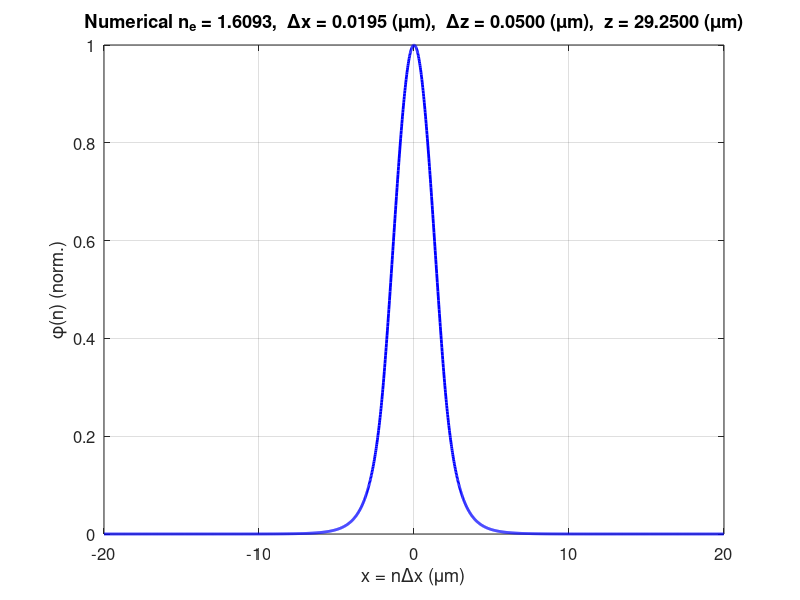

MATLAB code to generate this figure: (Note: this script raises an error after producing the figure.)
%% BPM_distributed_index.m
% Problem 2: Scalar imaginary-distance BPM for a slab waveguide with a
% distributed (graded) refractive index profile:
%
%   n(x) = n0,                              x < -a
%   n(x) = (n1-n0)*sqrt(a^2-x^2)/(1 um) + n0,   -a <= x <= +a
%   n(x) = n0,                              x > +a
%
% Parameters: n1=1.60, n0=1.58, a=2 um, lambda=1.55 um
%
% Method: imaginary-distance BPM with split-step Fourier (same as Prob 1).
%
% Imaginary-distance BPM equation (z -> j*zeta):
%
%   d(phi)/d(zeta) = [1/(2*k*n0)] * d^2(phi)/dx^2
%                  + [k/(2*n0)] * (Er(x) - n0^2) * phi
%
% Split-step propagators:
%   Diffraction (Fourier space): exp( -(kx^2)/(2*k*n0) * Dz )
%   Refraction  (real space):    exp( (k/(2*n0))*(Er(x)-n0^2) * Dz )
%
% Effective index extracted from variational formula (lecture notes p.4/11):
%   ne^2 = [ k^2*sum(Er*|phi|^2)*Dx - sum(|dphi/dx|^2)*Dx ]
%          / [ k^2 * sum(|phi|^2)*Dx ]

clear; clc; close all;

%% ===== Physical parameters =====
n1  = 1.60;        % peak core index
n0  = 1.58;        % cladding (reference) index
a   = 2.0;         % half-width [um]
lam = 1.55;        % free-space wavelength [um]
k   = 2*pi / lam;  % free-space wavenumber [1/um]

%% ===== Transverse grid =====
xmin = -20;  xmax = 20;      % [um]
N    = 2048;                  % number of points (even)
Dx   = (xmax - xmin) / N;    % [um]
x    = (-(N/2) : (N/2)-1) * Dx;   % centred grid [um]

%% ===== Refractive index profile =====
% n(x) as defined in the problem statement
n_profile = n0 * ones(1, N);                      % cladding default
inside     = (abs(x) <= a);
n_profile(inside) = (n1 - n0) * sqrt(a^2 - x(inside).^2) / 1.0 + n0;
%   NOTE: the "1 um" in the denominator keeps units consistent;
%   since x and a are already in um, sqrt(a^2-x^2) is in um,
%   dividing by 1 (um) makes the factor dimensionless.

Er = n_profile.^2;   % relative permittivity (= n^2)

%% ===== Fourier-space wavenumbers (DFT convention, centred) =====
m  = (-(N/2) : (N/2)-1);
kx = (2*pi * m) / (N * Dx);   % [1/um]

%% ===== Propagation parameters =====
Dz      = 0.05;       % imaginary-distance step [um]
z_max   = 800;        % max propagation [um]  (graded profile may need more)
n_steps = round(z_max / Dz);

%% ===== Pre-compute split-step propagator factors =====
% Diffraction: acts in Fourier space
prop_A = exp( -(kx.^2) / (2*k*n0) * Dz );   % real, 1xN

% Refraction: acts in real space
% Er - n0^2 >= 0 inside core (ensures convergence to guided mode)
prop_B = exp( (k / (2*n0)) * (Er - n0^2) * Dz );  % real, 1xN

%% ===== Initial condition =====
% Broad Gaussian — any smooth function works (lecture notes p.3/10)
sigma0 = a;
phi    = exp(-x.^2 / (2*sigma0^2));

%% ===== Imaginary-distance BPM loop =====
ne_prev = 0;
tol     = 1e-8;      % convergence threshold on ne between steps
ne_hist = nan(1, n_steps);

converged_step = n_steps;   % default if loop runs to end

for step = 1 : n_steps

    % --- Refraction step (real space) ---
    phi = prop_B .* phi;

    % --- Diffraction step (Fourier space) ---
    % Use centred FFT: fftshift/ifftshift to match DFT convention in notes
    PHI = fftshift( fft( ifftshift(phi) ) ) / N;
    PHI = prop_A .* PHI;
    phi = fftshift( ifft( ifftshift(PHI) ) ) * N;

    % Keep phi real (small imaginary parts accumulate from floating point)
    phi = real(phi);

    % --- Normalise to prevent overflow (arbitrary scale; ne is scale-free) ---
    phi = phi / max(abs(phi));

    % --- Compute ne using variational formula ---
    dphi_dx = gradient(phi, Dx);       % central difference
    num = k^2 * sum(Er .* phi.^2) * Dx  -  sum(dphi_dx.^2) * Dx;
    den = k^2 * sum(phi.^2) * Dx;
    ne2 = num / den;
    ne  = sqrt(max(real(ne2), 0));
    ne_hist(step) = ne;

    % --- Convergence check ---
    if step > 10 && abs(ne - ne_prev) < tol
        converged_step = step;
        fprintf('Converged at step %d,  z = %.2f um\n', step, step*Dz);
        break;
    end
    ne_prev = ne;
end

z_final = converged_step * Dz;

%% ===== Report =====
fprintf('\nNumerical  ne = %.4f\n', ne);
fprintf('Dx = %.4f um,  Dz = %.4f um,  z_final = %.4f um\n', Dx, Dz, z_final);

%% ===== Plot mode field =====
phi_norm = phi / max(abs(phi));   % normalise to maximum = 1

figure('Color','w', 'Position', [100 100 900 520]);

plot(x, phi_norm, 'b-', 'LineWidth', 2);

xlim([-20  20]);
ylim([ 0    1]);
xlabel('x = n\Deltax (\mum)',  'FontSize', 13);
ylabel('\phi(n) (norm.)',       'FontSize', 13);

title(sprintf(['Numerical n_e = %.4f,  \\Deltax = %.4f (\\mum),  ' ...
               '\\Deltaz = %.4f (\\mum),  z = %.4f (\\mum)'], ...
    ne, Dx, Dz, z_final), 'FontSize', 10);

grid on;
set(gca, 'FontSize', 12);

%% ===== Optional: overlay index profile on a second y-axis =====
yyaxis right
plot(x, n_profile, 'r--', 'LineWidth', 1.2);
ylabel('n(x)', 'FontSize', 12, 'Color', 'r');
ylim([n0 - 0.005,  n1 + 0.005]);
set(gca, 'YColor', 'r');
legend({'\phi(n) (norm.)', 'n(x)'}, 'Location', 'northeast', 'FontSize', 11);
